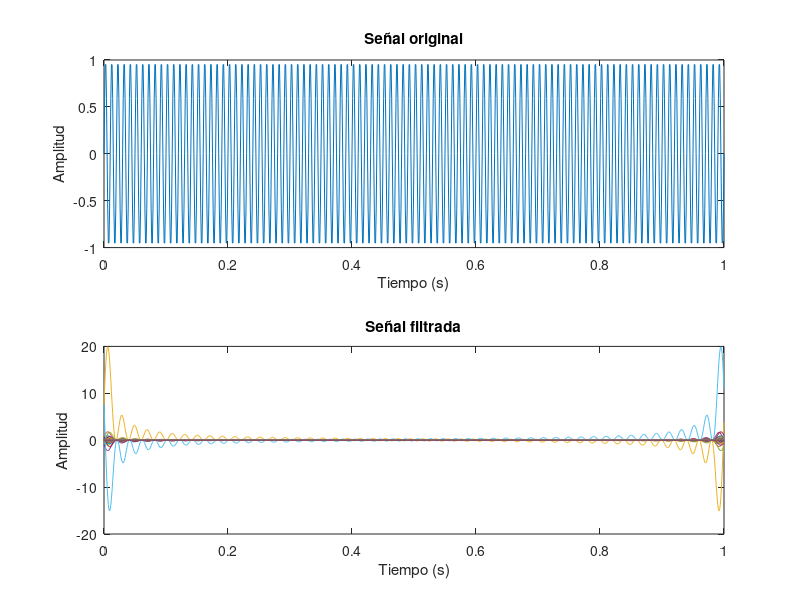

Write MATLAB code to recreate this figure.
% Generar señal senoidal
fs = 1000; % frecuencia de muestreo
t = 0:1/fs:1; % vector de tiempo
f = 100; % frecuencia de la señal
x = sin(2*pi*f*t); % señal senoidal

% Aplicar transformada de Fourier
xf = fft(x);

% Generar filtro pasa-bajo
n = length(x);
fcutoff = 50; % frecuencia de corte
h = ones(n, 1); % vector de ceros
h(round(n*fcutoff/fs)+1:end) = 0; % aplicar filtro pasa-bajo

%Aplicar filtro a la señal en el dominio de la frecuencia
xf_filtered = xf .* h;

% Convertir señal filtrada a dominio del tiempo
x_filtered = ifft(xf_filtered);

% Graficar señal original y señal filtrada
figure;
subplot(2,1,1);
plot(t, x);
title('Señal original');
xlabel('Tiempo (s)');
ylabel('Amplitud');
subplot(2,1,2);
plot(t, real(x_filtered));
title('Señal filtrada');
xlabel('Tiempo (s)');
ylabel('Amplitud' );
